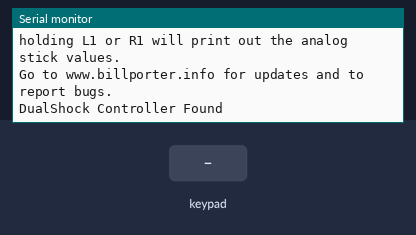
Recording of a sketch running on a simulated Arduino Uno, built with avr-gcc and run on an emulated ATmega328P. Parts: the last lines printed to the serial monitor. The inputs (shaded band) are chosen by the test bench.

Above: at 1.2 s.
1.3 s: key 'U' pressed
At 2.4 s:
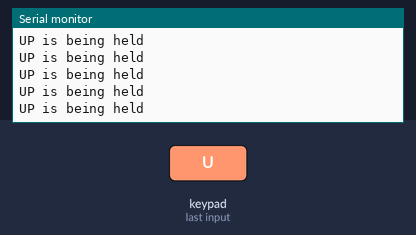
2.8 s: key 'D' pressed
At 4.0 s:
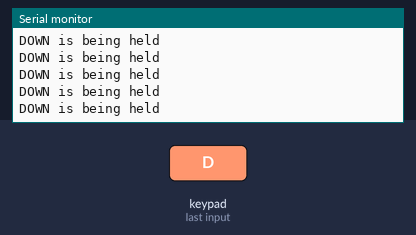
4.3 s: key 'L' pressed
At 5.5 s:
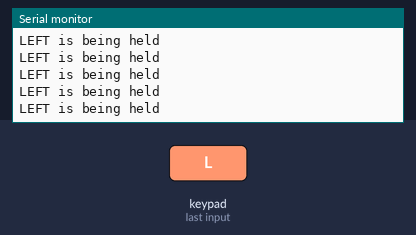
5.8 s: key 'R' pressed
At 6.5 s:
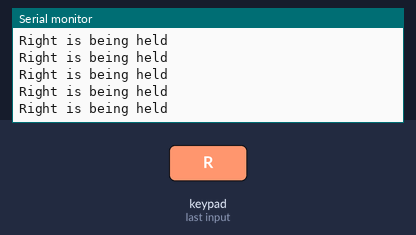
7.3 s: key 'X' pressed
At 8.7 s:
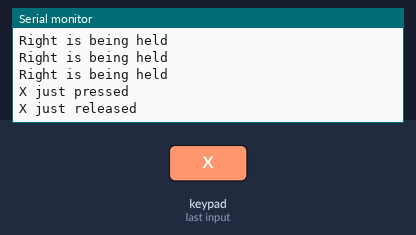
9.2 s: key 'O' pressed
At 10.6 s:
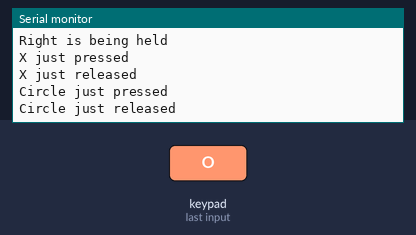

The sketch:

konfigurasi_stik_to_serial_monitor_arduino.ino
```cpp
#include "PS2X_lib.h"  //for v1.6

PS2X ps2x; // create PS2 Controller Class

//right now, the library does NOT support hot pluggable controllers, meaning
//you must always either restart your Arduino after you conect the controller,
//or call config_gamepad(pins) again after connecting the controller.
int error = 0;
byte type = 0;
byte vibrate = 0;

void setup(){
  Serial.begin(115200);

  error = ps2x.config_gamepad(10,12,11,13, false, false);   //setup pins and settings:  GamePad(clock, command, attention, data, Pressures?, Rumble?) check for error

  if(error == 0){
    Serial.println("Found Controller, configured successful");
    Serial.println("Try out all the buttons, X will vibrate the controller, faster as you press harder;");
    Serial.println("holding L1 or R1 will print out the analog stick values.");
    Serial.println("Go to www.billporter.info for updates and to report bugs.");
  }

  else if(error == 1)
    Serial.println("No controller found, check wiring, see readme.txt to enable debug. visit www.billporter.info for troubleshooting tips");

  else if(error == 2)
    Serial.println("Controller found but not accepting commands. see readme.txt to enable debug. Visit www.billporter.info for troubleshooting tips");

  else if(error == 3)
    Serial.println("Controller refusing to enter Pressures mode, may not support it. ");

  type = ps2x.readType();

  switch(type) {
    case 0:
      Serial.println("Unknown Controller type");
      break;
    case 1:
      Serial.println("DualShock Controller Found");
      break;
    case 2:
      Serial.println("GuitarHero Controller Found");
      break;
    default:
      break;
  }
}

void loop(){
   /* You must Read Gamepad to get new values
   Read GamePad and set vibration values
   ps2x.read_gamepad(small motor on/off, larger motor strenght from 0-255)
   if you don't enable the rumble, use ps2x.read_gamepad(); with no values

   you should call this at least once a second
   */

    ps2x.read_gamepad(false, vibrate);          //read controller and set large motor to spin at 'vibrate' speed

    if(ps2x.Button(PSB_START))                   //will be TRUE as long as button is pressed
      Serial.println("Start is being held");
    if(ps2x.Button(PSB_SELECT))
      Serial.println("Select is being held");

    if(ps2x.Button(PSB_PAD_UP)) {         //will be TRUE as long as button is pressed
      Serial.println("UP is being held");
    }
    if(ps2x.Button(PSB_PAD_RIGHT)){
      Serial.println("Right is being held");
    }
    if(ps2x.Button(PSB_PAD_LEFT)){
      Serial.println("LEFT is being held");
    }
    if(ps2x.Button(PSB_PAD_DOWN)){
      Serial.println("DOWN is being held");
    }

    if (ps2x.NewButtonState())               //will be TRUE if any button changes state (on to off, or off to on)
    {
        if(ps2x.Button(PSB_L3))
          Serial.println("L3 pressed");
        if(ps2x.Button(PSB_R3))
          Serial.println("R3 pressed");
        if(ps2x.Button(PSB_L2))
          Serial.println("L2 pressed");
        if(ps2x.Button(PSB_R2))
          Serial.println("R2 pressed");
    }

    if(ps2x.ButtonPressed(PSB_RED))             //will be TRUE if button was JUST pressed
          Serial.println("Circle just pressed");

    if(ps2x.ButtonReleased(PSB_RED))             //will be TRUE if button was JUST released
          Serial.println("Circle just released");


    if(ps2x.ButtonPressed(PSB_PINK))             //will be TRUE if button was JUST pressed
          Serial.println("Square just pressed");

    if(ps2x.ButtonReleased(PSB_PINK))             //will be TRUE if button was JUST released
          Serial.println("Square just released");

    if(ps2x.ButtonPressed(PSB_GREEN))             //will be TRUE if button was JUST pressed
          Serial.println("Triangle just pressed");

    if(ps2x.ButtonReleased(PSB_GREEN))             //will be TRUE if button was JUST released
          Serial.println("Triangle just released");

    if(ps2x.ButtonPressed(PSB_BLUE))             //will be TRUE if button was JUST pressed
          Serial.println("X just pressed");

    if(ps2x.ButtonReleased(PSB_BLUE))             //will be TRUE if button was JUST released
         Serial.println("X just released");


    //if(ps2x.NewButtonState(PSB_BLUE))            //will be TRUE if button was JUST pressed OR released
    //     Serial.println("X just changed");

    if(ps2x.Button(PSB_L1) || ps2x.Button(PSB_R1)) // print stick values if either is TRUE
    {
        Serial.print("Stick Values:");
        Serial.print(ps2x.Analog(PSS_LY), DEC); // LY
        Serial.print(",");
        Serial.print(ps2x.Analog(PSS_LX), DEC); // LX
        Serial.print(",");
        Serial.print(ps2x.Analog(PSS_RY), DEC); // RY
        Serial.print(",");
        Serial.println(ps2x.Analog(PSS_RX), DEC); // RX
    }

 delay(50);
}
```

Measured:
- after the input at 1.3 s, the serial monitor: prints a new line at once (image 1)
- after the input at 2.8 s, the serial monitor: prints a new line at once (image 2)
- after the input at 4.3 s, the serial monitor: prints a new line at once (image 3)
- after the input at 5.8 s, the serial monitor: prints a new line at once (image 4)
- after the input at 7.3 s, the serial monitor: prints a new line at once (image 5)
- after the input at 9.2 s, the serial monitor: prints a new line at once (image 6)
